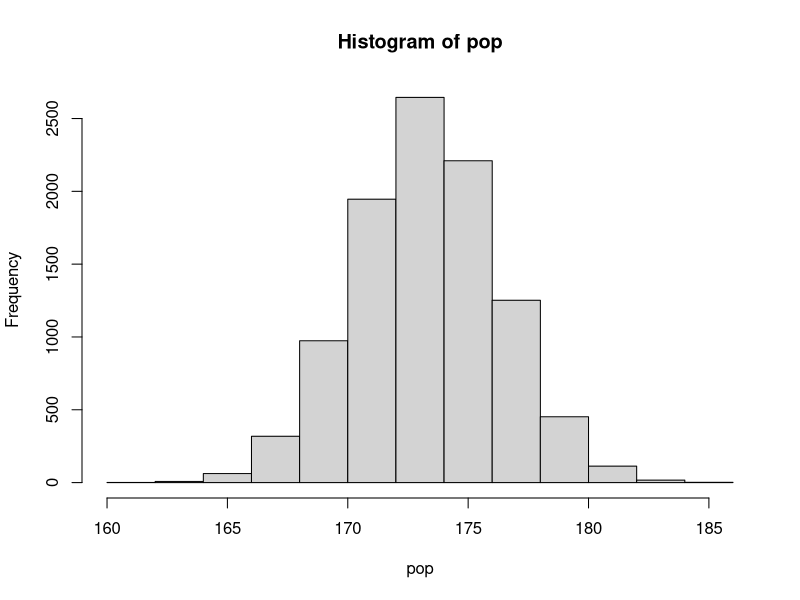
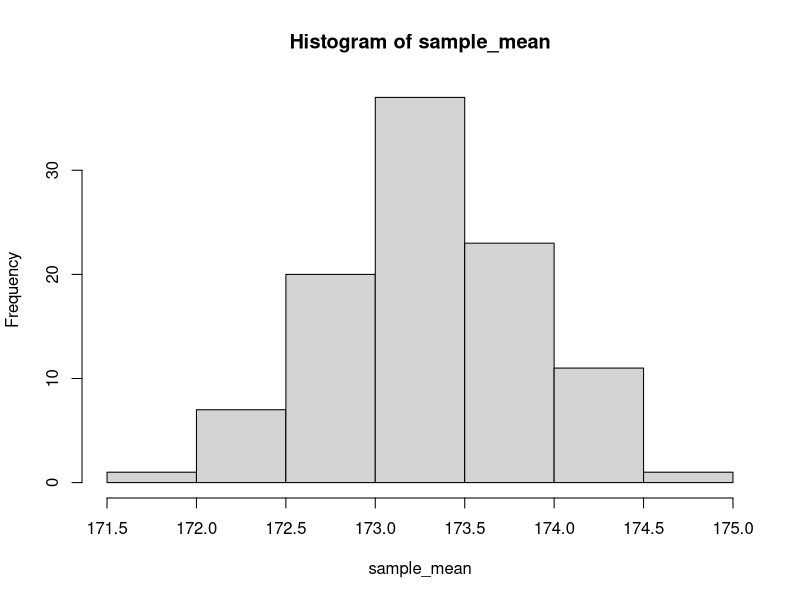
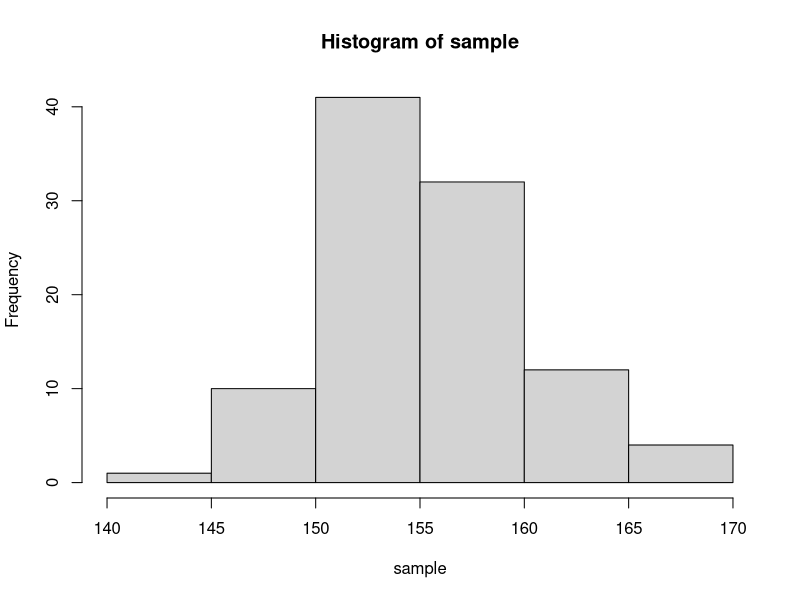

The R source for these figures, in order:
# chap11_Parameter_estimation 

# 모수 추정(모수 신뢰구간 추정)  

#############################################
# 표본 크기 (ppt.9) 
#############################################
# 모집단크기, 신뢰수준, 응답비율, 표본오차를 이용하여 표본 크기를 알 수 있다.  
# N : 모집단의 크기
# Z : 신뢰수준의 Z값(95%일 때 1.96)
# p : 모집단 응답비율(통상 0.5)
# e : 표본오차 : 표본통계량과 모평균 차이(Error) 
# n : 표본크기


#예) 전체 100만명의 유권자를 대상으로 표본조사한 결과 후보A의 지지율이 50%로  
#      알려진 경우 표본오차는 ±3%이고, 신뢰수준은 95%일 때  표본의 크기는?

N = 1000000 
z = 1.96 # 표준화점수(신뢰수준은 95%) 
p = 0.5 # 모집단 응답비율
e = 0.03 # 3% : 표본오차(Sample Error)=Z값*표준오차(SE) 

x = (z^2 * (p*(1-p)) / e^2)
y = (1 + ( (z^2 * (p*(1-p))) / (e^2*N) ))
n <- x / y
n # 1065.974 -> 1,066명(오차 : 3%)

e = 0.05 # 5% 
x = (z^2 * (p*(1-p)) / e^2)
y = (1 + ( (z^2 * (p*(1-p))) / (e^2*N) ))
n <- x / y
n # 384.0125 -> 384명(오차 : 5%) 

# [정리] 표본크기가 클 수록 표본오차는 작아진다.(반비례)


#############################################
# 중심극한정리와 표준오차(ppt.11~12)  
#############################################
# 중심극한정리 : 추출된 ‘표본의 크기 n이 충분히 크다’면 표본평균들이 이루는 분포는
# ‘평균과 표준편차가 정규분포‘에 근접하다는 이론

# 표준오차(Standard Error) : 표본평균들의 표준편차(모평균과의 차이) 
# SE = sqrt(sigma^2 / n)  # 모분산(sigma^2) 알고 있는 경우 
# SE = sqrt(S^2 / n)  # 표본 분산(S^2) 이용 하는 경우  


# 예) 성인남자 키를 모집단으로 한 모평균(mu)=173.5, 모표준편차(sigma)=3인 경우
set.seed(123)
pop = rnorm(10000, mean = 173.3, sd=3) # 키 모집단
hist(pop)

# 표본 100번 반복추출 
n = 100 # 시행횟수 
sample_mean = c() # 표본평균 

# 모집단(pop)에서 30개씩 100번 반복 
for(i in 1:n){  
  idx = sample(length(pop), size=30, replace=TRUE)# 각 시행 30개씩   
  s <- pop[idx] # 모집단 -> 표본 추출 
  sample_mean <- c(sample_mean, mean(s)) # 표본평균 추가 
}

length(sample_mean) # 표본크기 : 100 
sample_mean

# 표본통계량 : 평균,표준편차  
mean(sample_mean) # 173.2814 : 모평균과 근사함 
sd(sample_mean) # 0.5672303 : 표준오차  

# 표본분포 : 정규분포 근접
hist(sample_mean)

var(sample_mean) # 표본분산 : 0.3217503

# 표준오차(SE) 계산 : ppt.12 참고 
SE = sqrt(var(sample_mean) / n) # 표본 분산 
SE # 0.05672303


# ★★★ 모평균 추정하기 ★★★
#############################################
# 1단계 : 표본평균의 표본오차 (ppt.28)  
#############################################
# 표본오차 : 모수 추정 시 표본의 통계량과 모수 간의 필연적인 차이(error)  
# 오차범위 : 표본오차가 발생할 범위(예 : ±표본오차) 

# 신뢰수준 : 표본으로 추정한 값을 신뢰할 수 있는 정도(통상 : 95%)
# 유의수준 : 표본으로 추정한 값을 신뢰할 수 없는 정도(통상 : 5%)
# 신뢰수준(95%) = 1 - 유의수준(5%) 
# 신뢰구간 : 신뢰수준 하에서 모수가 포함될 범위(하한값,상한값)


# 1) 표본오차(e) = ±Z값 * 표준오차

# [가정] 박찬호 투수 평균구속 150~160구간에 포함될 확률 95% 일때

# [1] 표본추출
# 주어진 구간에 해당하는 정규분포 난수
sample <- rnorm(n=100, mean = 155, sd=5) # N(155, 5^2)
sample  
hist(sample)
sigma = 5 # 모표준편차 
n = 100 # 표본수

# [2] 표준오차(SE)=모표준편차/sqrt(n)  
SE = sigma/sqrt(n) # 0.5

Z = 1.96 # 95% 신뢰수준 z값 

# [3] 표본오차(Sampling Error) 
e = Z * SE 
e # ±0.98 


#############################################
# 2단계 : 모평균의 신뢰구간 추정(ppt.31)  
#############################################
# 표본오차를 인정하여 모평균의 신뢰구간 추정

# 추정식 : 표본평균-표본오차(e) < 모평균 < 표본평균+표본오차(e) 

# [사례1] 중2 남학생 평균키를 알아보기 위해서 100명을 표본으로 
# 평균키=167.5cm, 표준편차=5.5cm로 나왔다. 95% 신뢰수준에서 
# 모평균의 신뢰구간을 구하시오.(z분포)


# 1단계 : 표본오차(e) 계산 
z = 1.96 # Z값(95% 신뢰수준 1.96)
n = 100 # 표본수
s = 5.5
SE = s / sqrt(n) # 표준오차 
e = z * SE # 표준오차  
e # 1.078


# 2단계 : 모평균 신뢰구간 
x_bar = 167.5 # 표본평균 
minvalue = x_bar - e 
maxvalue = x_bar + e 
minvalue; maxvalue # 신뢰구간 : (166.422, 168.578)


# [사례2] 중2 남학생 평균키를 알아보기 위해서 28명을 표본으로 
# 평균키=167.5cm, 표준편차=5.5cm로 나왔다. 95% 신뢰수준에서 
# 모평균의 신뢰구간을 구하시오.(t분포)

# 1단계 : 표본오차(e) 계산 
t = 2.052 # t값(T분포표 참조)
x_bar = 167.5 # 표본 평균 
S = 5.5 # 표본의 표준편차 
n = 28 # 표본수 
SE = 5.5 / sqrt(n) # 표준오차
e = t * SE # 표본오차 
e #  2.13285


# 2단계 : 모평균 신뢰구간 
minvalue = x_bar - e 
maxvalue = x_bar + e 
minvalue; maxvalue # 신뢰구간 : (165.3671, 169.6329)

#############################################
# 1단계 : 표본비율의 표본오차 (ppt.38)  
#############################################

# [가정] 성인남녀 1000명을 대상으로 한 여론조사에서 응답률
# 10% 조사환경에서 대통령의 국정운영 지지율이 30% 일 때 
# 95% 신뢰수준에서 오차범위(표본오차)

n = 1000 # 표본수 
p = 0.3 # 성공확률 
z = 1.96

SE = z * sqrt(p*(1-p)/ n)
SE # 0.0284031 -> ±3%


#############################################
# 2단계 : 모비율의 신뢰구간 추정(ppt.40)  
#############################################

# [사례1] A 여론조사기관에서 20~30대 연령의 남녀 800명을 대상으로 
# 사내 커플 경험이 있는지를 조사한 결과 전체의 56.7%가 그런 경험이 
# 있다고 답을했을 때, 95% 신뢰수준에서 모평균의 신뢰구간(z분포)

# 1단계 : 표본오차(e) 계산 
p = 0.567
n = 800
z = 1.96# (95% 신뢰수준)

e = z * sqrt(p*(1-p) / n) # 0.03433575

# 2단계 : 모비율 신뢰구간 
minvalue = p - e
maxvalue = p + e 
minvalue; maxvalue # 신뢰구간 : (0.5326642, 0.6013358)


# [사례2] A 여론조사기관에서 20~30대 연령의 남녀 28명을 대상으로 사내 커플 
#경험이 있는지를 조사한 결과 전체의 56.7%가 그런 경험이 있다고 답을
#했을 때, 95% 신뢰수준에서 모평균의 신뢰구간을 구하시오.(t분포)

# 1단계 : 표본오차(e) 계산 
p = 0.567
n = 28
t = 2.052 # (T분포표 : 자유도, 유의수준)

e = t * sqrt(p*(1-p) / n) 

# 2단계 : 모비율 신뢰구간 
minvalue = p - e
maxvalue = p + e 
minvalue; maxvalue # 신뢰구간 : (0.3748529, 0.7591471)
# [해설] 표본수가 작을 수록 신뢰구간은 넓어진다. 


#############################################
# 모분산의 신뢰구간 추정(ppt.44)  
#############################################

# 추정식 : (n-1)표본분산/카이제곱(임계값) < 모분산 < (n-1)표본분산/카이제곱(1-임계값)

# 임계값 : 카이제곱분포표 참고 

# [사례] 공장에서 생산되는 제품의 길이를 조사하려한다. 30개의 제품을 
# 표본으로 선택한 제품 길이의 표본분산은 16이다. 95% 신뢰수준에서
# 모분산의 신뢰구간을 구하시오.

df = 30-1 # 자유도=n-1
S2 = 16 # 표본분산
X2_left = 45.72 # 카이제곱 임계값(자유도, 유의수준 이용)
X2_right = 16.05 # 카이제곱 1-임계값

minvalue = (df)*S2 / X2_left
maxvalue = (df)*S2 / X2_right
minvalue; maxvalue # 신뢰구간 : (10.14873, 28.90966)


